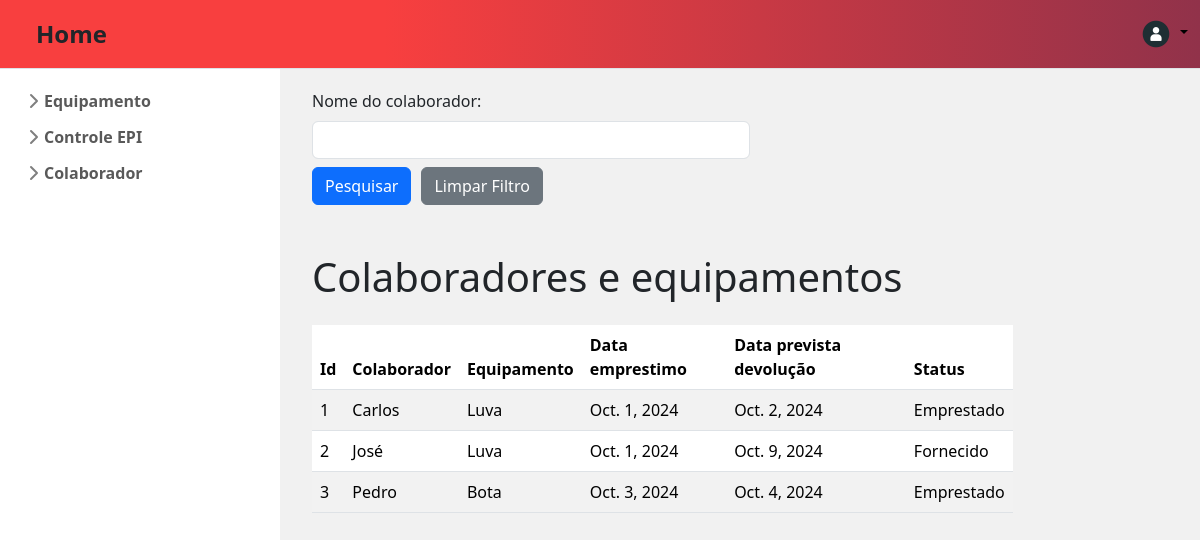
Page /relatorioColaborador/ on the earlier database version.
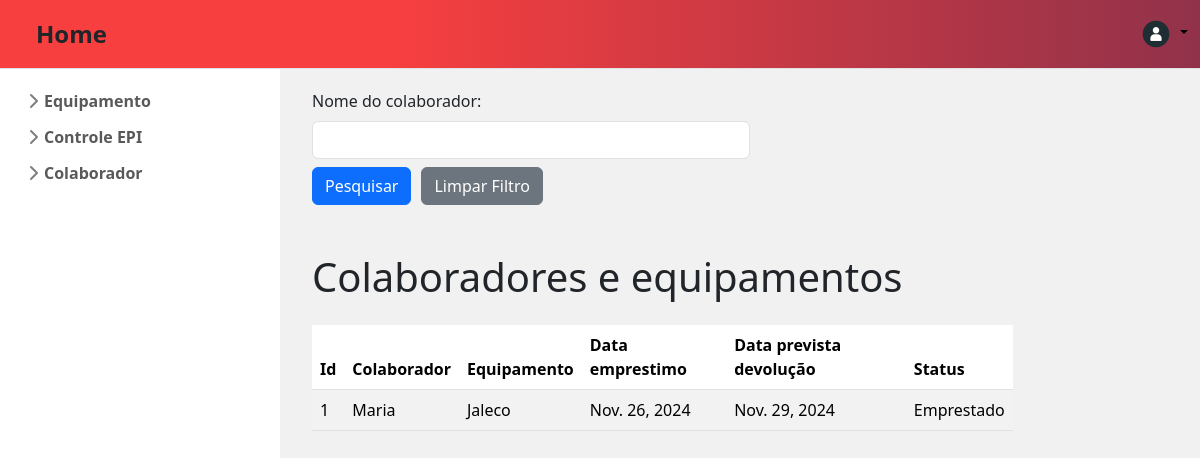
Same page on the later database version.
### app_produtos/models.py (models this page shows, shortened)
class RegistrarAcao(models.Model):
    colaborador_id = models.ForeignKey(CadastrarColaborador, on_delete=models.CASCADE, null=True)
    equipamento_id = models.ForeignKey(CadastrarEquipamento, on_delete=models.CASCADE, null=True)
    data_emprestimo = models.DateField()
    data_prevista_devolucao = models.DateField()
    status = models.CharField(max_length=100)
    condicoes = models.CharField(max_length=100)
    data_devolucao = models.DateField(null=True, blank=True)
    observacao = models.CharField(max_length=255, null=True, blank=True)

class CadastrarColaborador(models.Model):
    nome_colaborador = models.CharField(max_length=100)
    cpf = models.CharField(max_length=11)
    cargo = models.CharField(max_length=100)
    setor = models.CharField(max_length=100)

class CadastrarEquipamento(models.Model):
    cod_equipamento = models.IntegerField()
    nome_equipamento = models.CharField(max_length=100)

### app_produtos/views.py (the view)
# urls.py: path("relatorioColaborador/", views.relatorio_colaborador, name="relatorio_colaborador"),
def relatorio_colaborador(request):
    values = RegistrarAcao.objects.all()
    nome_colaborador = request.GET.get('nome_colaborador')
    if nome_colaborador:
        values = values.filter(colaborador_id__nome_colaborador__icontains=nome_colaborador)
    return render(request, 'app_produtos/globals/relatorioColaborador.html', {
        "registro_acao": values,
        "nome_colaborador": nome_colaborador
    })

### app_produtos/templates/app_produtos/globals/relatorioColaborador.html (shortened to what this page needs)
{% extends "app_produtos/index.html" %}
{% block content %}
<div class="container justify-content-center mt-2">
  <form action="{% url 'relatorio_colaborador' %}" method="get" >
    <div class="form-group">
      <label class="form-label" for="nome_colaborador">Nome do colaborador:</label>
      <input class="form-control w-50" type="text" name="nome_colaborador" id="nome_colaborador" value="{{ nome_colaborador|default:'' }}"/>
    </div>
    <div class="d-flex mt-2" style="gap: 10px;">
        <button class="w-10 btn btn-primary btn-md"  type="submit">Pesquisar</button>
        <a class="w-10 btn btn-secondary btn-md" href="{% url 'relatorio_colaborador' %}">Limpar Filtro</a>
      </div>
  </form>
</div>
{% if registro_acao %}
<div class="container mt-5">
  <h1 class="text-start mb-4" >Colaboradores e equipamentos</h1>
  <table class="table table-striped" style="width: 80%;">
    <thead>
      <tr>
        <th>Id</th>
        <th>Colaborador</th>
        <th>Equipamento</th>
        <th>Data emprestimo</th>
        <th>Data prevista devolução</th>
        <th>Status</th>
      </tr>
    </thead>
    <tbody>
      {% for item in registro_acao %}
      <tr>
        <td>{{ item.id }}</td>
        <td>{{ item.colaborador_id.nome_colaborador }}</td>
        <td>{{ item.equipamento_id.nome_equipamento }}</td>
        <td>{{ item.data_emprestimo }}</td>
        <td>{{ item.data_prevista_devolucao }}</td>
        <td>{{ item.status }}</td>
      </tr>
      {% endfor %}
    </tbody>
  </table>
</div>
{% else %}
<div class="container mt-3">
  <p class="text-center h3">Nenhum colaborador encontrado</p>
</div>
{% endif %} {% endblock content %}

Differences in the rows shown:
removed RegistrarAcao: id "2", colaborador_id.nome_colaborador "José", equipamento_id.nome_equipamento "Luva", data_emprestimo "Oct. 1, 2024", data_prevista_devolucao "Oct. 9, 2024", status "Fornecido"
removed RegistrarAcao: id "3", colaborador_id.nome_colaborador "Pedro", equipamento_id.nome_equipamento "Bota", data_emprestimo "Oct. 3, 2024", data_prevista_devolucao "Oct. 4, 2024", status "Emprestado"
changed RegistrarAcao "Emprestado": colaborador_id.nome_colaborador "Carlos" → "Maria"; equipamento_id.nome_equipamento "Luva" → "Jaleco"; data_emprestimo "Oct. 1, 2024" → "Nov. 26, 2024"; data_prevista_devolucao "Oct. 2, 2024" → "Nov. 29, 2024"
